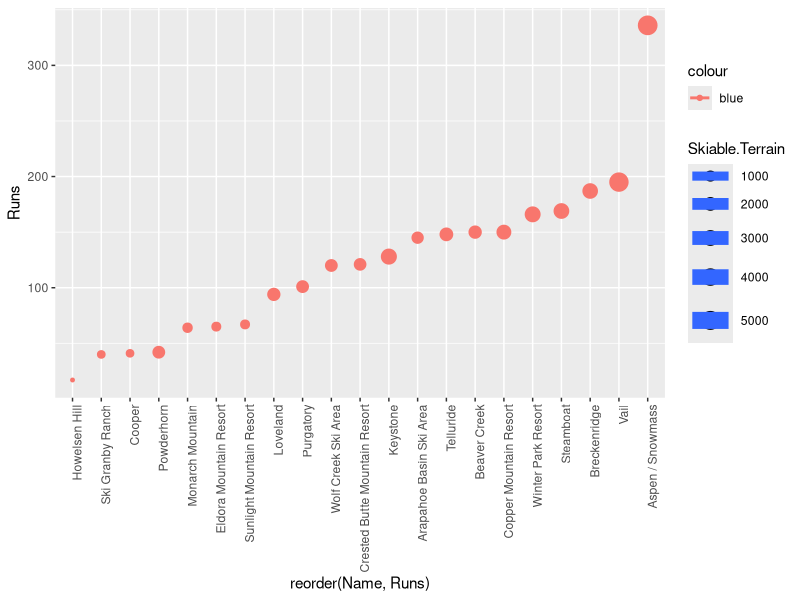

R code for this plot:
## ---- chunk 1
knitr::opts_chunk$set(echo = TRUE)
## ---- chunk 2

#Load in inition dataset "OnTheSnow.csv"

data = read.csv("OnTheSnow.csv")
colnames(data)[colnames(data)=="ï..Name"] = "Name"

# Subset the data just including ski resorts in Colorado

df = subset(data, state == "Colorado")
df


## ---- chunk 3

library(ggplot2)

df1 = subset(df, df$Name != "Silverton Mountain")

## ---- chunk 4

ggplot(df1, aes(x = reorder(Name, Runs), y = Runs, size = Skiable.Terrain, color = 'blue')) + geom_point(aes(position = "jitter")) + geom_smooth(method = "lm", se = F) + theme(axis.text.x = element_text(angle = 90, hjust = 1))

